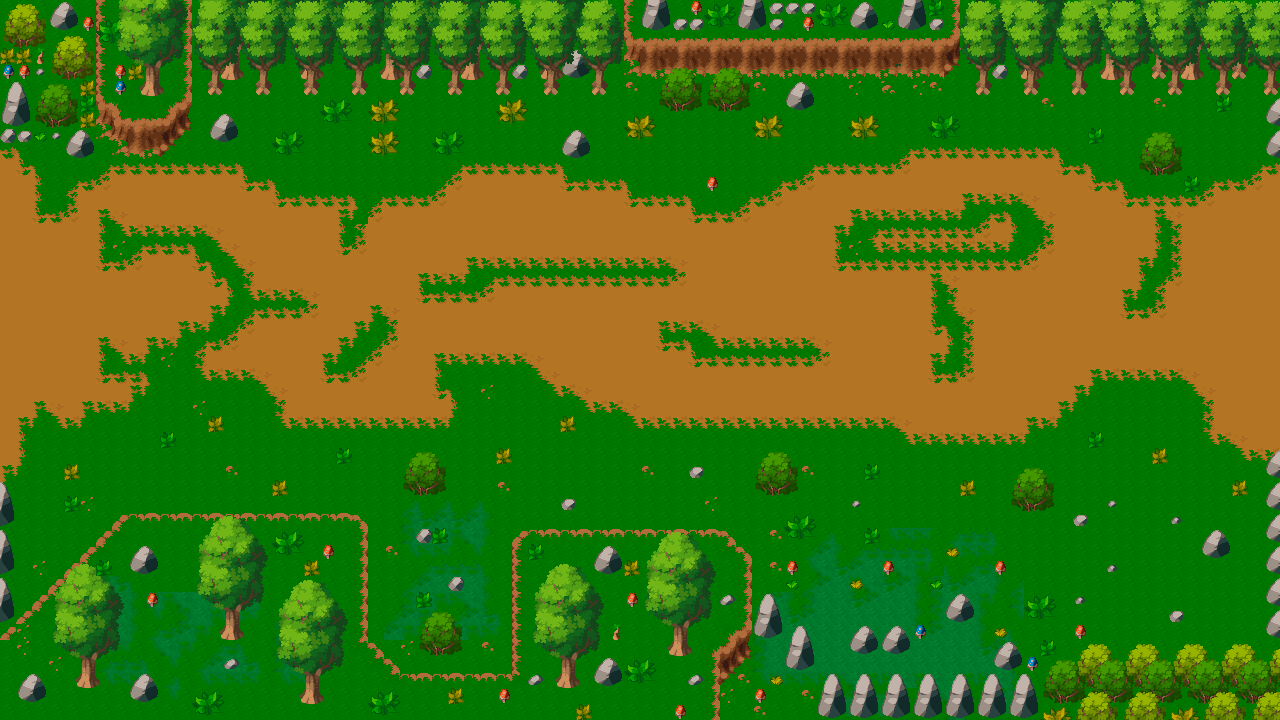

The image is a tile-based game level rendered from a .tmx file. Its description and source (layers, tilesets, objects; grid data summarised) follow:
An orthogonal 80x45 tile map with 16x16 px tiles, 6 tile layers (Suelo, Decoracion, Sombras, Arboles2, ...), 2 tilesets and 18 objects.

<map version="1.9" tiledversion="1.9.2" orientation="orthogonal" renderorder="right-down" width="80" height="45" tilewidth="16" tileheight="16" infinite="0" nextlayerid="11" nextobjectid="26">
 <tileset firstgid="1" name="Prehistoric_Tiles" tilewidth="16" tileheight="16" tilecount="625" columns="25">
  <image source="Prehistoric_Tiles.png" width="400" height="400" />
  <wangsets>
   <wangset name="Suelo" type="corner" tile="-1">
    <wangcolor name="Esquinas" color="#ff0000" tile="-1" probability="1" />
    <wangcolor name="Centro" color="#00ff00" tile="-1" probability="1" />
    <wangtile tileid="180" wangid="0,2,0,1,0,2,0,2" />
    <wangtile tileid="181" wangid="0,2,0,1,0,1,0,2" />
    <wangtile tileid="182" wangid="0,2,0,2,0,1,0,2" />
    <wangtile tileid="183" wangid="0,1,0,2,0,1,0,1" />
    <wangtile tileid="184" wangid="0,1,0,2,0,2,0,1" />
    <wangtile tileid="185" wangid="0,1,0,1,0,2,0,1" />
    <wangtile tileid="205" wangid="0,1,0,1,0,2,0,2" />
    <wangtile tileid="206" wangid="0,1,0,1,0,1,0,1" />
    <wangtile tileid="207" wangid="0,2,0,2,0,1,0,1" />
    <wangtile tileid="208" wangid="0,2,0,2,0,1,0,1" />
    <wangtile tileid="209" wangid="0,2,0,2,0,2,0,2" />
    <wangtile tileid="210" wangid="0,1,0,1,0,2,0,2" />
    <wangtile tileid="230" wangid="0,1,0,2,0,2,0,2" />
    <wangtile tileid="231" wangid="0,1,0,2,0,2,0,1" />
    <wangtile tileid="232" wangid="0,2,0,2,0,2,0,1" />
    <wangtile tileid="233" wangid="0,2,0,1,0,1,0,1" />
    <wangtile tileid="234" wangid="0,2,0,1,0,1,0,2" />
    <wangtile tileid="235" wangid="0,1,0,1,0,1,0,2" />
   </wangset>
   <wangset name="Cesped" type="corner" tile="-1">
    <wangcolor name="Centro" color="#ff0000" tile="-1" probability="1" />
    <wangcolor name="Esquinas" color="#00ff00" tile="-1" probability="1" />
    <wangtile tileid="10" wangid="0,2,0,1,0,2,0,2" />
    <wangtile tileid="11" wangid="0,2,0,1,0,1,0,2" />
    <wangtile tileid="12" wangid="0,2,0,2,0,1,0,2" />
    <wangtile tileid="35" wangid="0,1,0,1,0,2,0,2" />
    <wangtile tileid="36" wangid="0,1,0,1,0,1,0,1" />
    <wangtile tileid="37" wangid="0,2,0,2,0,1,0,1" />
    <wangtile tileid="60" wangid="0,1,0,2,0,2,0,2" />
    <wangtile tileid="61" wangid="0,1,0,2,0,2,0,1" />
    <wangtile tileid="62" wangid="0,2,0,2,0,2,0,1" />
    <wangtile tileid="85" wangid="0,1,0,2,0,1,0,1" />
    <wangtile tileid="86" wangid="0,1,0,2,0,2,0,1" />
    <wangtile tileid="87" wangid="0,1,0,1,0,2,0,1" />
    <wangtile tileid="110" wangid="0,2,0,2,0,1,0,1" />
    <wangtile tileid="111" wangid="0,2,0,2,0,2,0,2" />
    <wangtile tileid="112" wangid="0,1,0,1,0,2,0,2" />
    <wangtile tileid="135" wangid="0,2,0,1,0,1,0,1" />
    <wangtile tileid="136" wangid="0,2,0,1,0,1,0,2" />
    <wangtile tileid="137" wangid="0,1,0,1,0,1,0,2" />
   </wangset>
  </wangsets>
 </tileset>
 <tileset firstgid="626" name="Trees" tilewidth="16" tileheight="16" tilecount="330" columns="15">
  <image source="Trees.png" width="240" height="352" />
 </tileset>
 <layer id="3" name="Suelo" width="80" height="45">
  <properties>
   <property name="Draw" type="bool" value="true" />
   <property name="Navigation" type="bool" value="false" />
  </properties>
  <data>[3600 cells, 3600 non-empty, 41 distinct tile ids]</data>
 </layer>
 <layer id="4" name="Decoracion" width="80" height="45">
  <properties>
   <property name="Draw" type="bool" value="true" />
   <property name="Navigation" type="bool" value="false" />
  </properties>
  <data>[3600 cells, 481 non-empty, 84 distinct tile ids]</data>
 </layer>
 <layer id="6" name="Sombras" width="80" height="45">
  <properties>
   <property name="Draw" type="bool" value="true" />
   <property name="Navigation" type="bool" value="false" />
  </properties>
  <data>[3600 cells, 80 non-empty, 20 distinct tile ids]</data>
 </layer>
 <layer id="9" name="Arboles2" width="80" height="45">
  <properties>
   <property name="Draw" type="bool" value="true" />
   <property name="Navigation" type="bool" value="false" />
  </properties>
  <data>[3600 cells, 472 non-empty, 65 distinct tile ids]</data>
 </layer>
 <layer id="5" name="Arboles" width="80" height="45">
  <properties>
   <property name="Draw" type="bool" value="true" />
   <property name="Navigation" type="bool" value="false" />
  </properties>
  <data>[3600 cells, 354 non-empty, 60 distinct tile ids]</data>
 </layer>
 <layer id="8" name="Decoracion2" width="80" height="45">
  <properties>
   <property name="Draw" type="bool" value="true" />
   <property name="Navigation" type="bool" value="false" />
  </properties>
  <data>[3600 cells, 104 non-empty, 32 distinct tile ids]</data>
 </layer>
 <objectgroup id="10" name="Colliders">
  <properties>
   <property name="Platform" type="bool" value="true" />
  </properties>
  <object id="1" x="0" y="128">
   <polygon points="0,0 64,0 64,16 240,16 240,-48 656,-48 656,-32 816,-32 816,-64 960,-64 960,-48 1280,-48 1280,-128 0,-128" />
  </object>
  <object id="2" x="0" y="640">
   <polygon points="0,0 128,-128 368,-128 368,0 400,32 512,32 512,-112 720,-112 752,-80 752,-48 784,-48 784,-16 944,-16 944,-48 976,-48 976,0 1280,0 1280,80 0,80" />
  </object>
  <object id="3" x="416" y="528">
   <polygon points="0,0 0,16 16,16 16,0" />
  </object>
  <object id="4" x="561.263" y="498.424">
   <polygon points="-1.26263,-2.42424 -1.26263,13.5758 14.7374,13.5758 14.7374,-2.42424" />
  </object>
  <object id="5" x="689.217" y="466.348">
   <polygon points="-1.26263,-2.42424 -1.26263,13.5758 14.7374,13.5758 14.7374,-2.42424" />
  </object>
  <object id="6" x="1073.33" y="514.479">
   <polygon points="-1.26263,-2.42424 -1.26263,13.5758 14.7374,13.5758 14.7374,-2.42424" />
  </object>
  <object id="7" x="1169.35" y="610.406">
   <polygon points="-1.26263,-2.42424 -1.26263,13.5758 14.7374,13.5758 14.7374,-2.42424" />
  </object>
  <object id="8" x="1200" y="528">
   <polygon points="0,0 0,16 32,16 32,0" />
  </object>
  <object id="9" x="1008" y="464">
   <polygon points="0,0 0,32 48,32 48,0" />
  </object>
  <object id="10" x="752" y="448">
   <polygon points="0,0 0,32 48,32 48,0" />
  </object>
  <object id="11" x="560" y="128">
   <polygon points="0,0 0,16 32,16 32,0" />
  </object>
  <object id="12" x="1184" y="128">
   <polygon points="0,0 0,32 -48,32 -48,0" />
  </object>
  <object id="13" x="400" y="480">
   <polygon points="0,0 48,0 48,-32 0,-32" />
  </object>
  <object id="14" x="416" y="608">
   <polygon points="0,0 0,32 48,32 48,0 0,0" />
  </object>
  <object id="17" x="1262" y="80">
   <polygon points="0,0 1,80 17,80 20,-3" />
  </object>
  <object id="18" x="1279" y="464">
   <polygon points="0.333333,-18 -15,0 -16,175 3,175" />
  </object>
  <object id="21" x="0" y="480">
   <polygon points="0,0 16,0 16,144 0,160" />
  </object>
  <object id="22" x="-0.333333" y="147.333">
   <polygon points="0,0 32.3333,-3.33333 32.3333,-19.3333 0.333333,-19.3333" />
  </object>
 </objectgroup>
</map>
